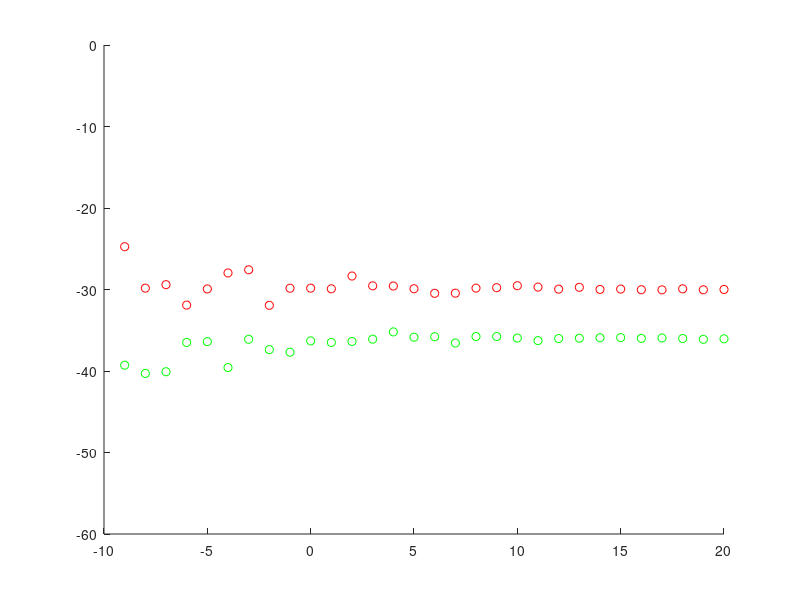
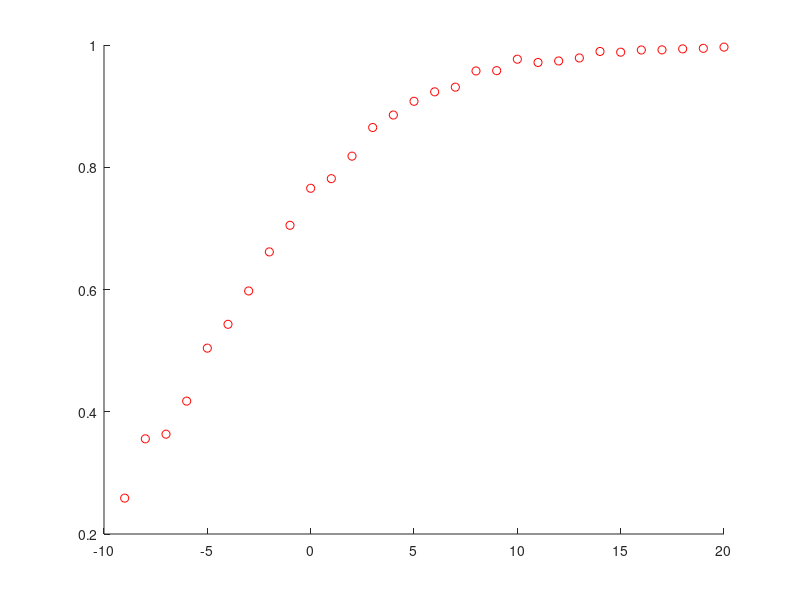

Here is the MATLAB script that generated these plots, in order:
%% Afric_Sim_test_espirit
clc;clear all;
%% Initializations
alpha = 1; %ground weighting factor
beta = 1;   %veg weighting factor
Pol_ground = [1;-1;0]/sqrt(2); 
% Pol_Cum_ground = [-1;0;0]/2; %ground
Pol_Cum_ground = [1;1;0;-1;0;0]/2; %ground
Pol_vegitation = [1;1;1]/sqrt(3); 
% Pol_Cum_vegitation = [1;1;1]/3; %vegitation
Pol_Cum_vegitation = [1;1;1;1;1;1]/3; %vegitation
ground_offset = pi/6; % ground interferomitry offset
vegitation_offset = pi/5;    % veg interferomitry offset
samples = 10;
Window = 200;    %size of window
Averaged_samples = 30;

phi1=zeros(Averaged_samples,1); phi2=zeros(Averaged_samples,1);
mag1=zeros(Averaged_samples,1); mag2=zeros(Averaged_samples,1);
phi3=zeros(Averaged_samples,1); phi4=zeros(Averaged_samples,1);
mag3=zeros(Averaged_samples,1); mag4=zeros(Averaged_samples,1);

%% Matrix Calculations
% Implimenting a window. Esprit and SR techniques
R1=zeros(3,3);
R2=R1;
% R11=zeros(3,3);
% R22=R11;
R11=zeros(6,6);
R22=R11;

% figure(3)
% hold on;

for Averaged_sample = 1:Averaged_samples;
    
    SNR(Averaged_sample)=Averaged_sample-10;
    Noise = (10^(-SNR(Averaged_sample)/20))/sqrt(3);
    
    for n = 1:samples
       
        g =  Pol_ground*(sqrt(-2*log(1-rand(1,Window))).*exp(1i*2*pi*rand(1,Window)));
        v =  Pol_vegitation*(sqrt(-2*log(1-rand(1,Window))).*exp(1i*2*pi*rand(1,Window)));
        
        s1 = alpha*g + beta*v;
        s2 = alpha*exp(1i*ground_offset)*g + beta*exp(1i*vegitation_offset)*v;
        
        s1_Noise = s1 + Noise*sqrt(-2*log(1-rand(3,Window))).*exp(1i*2*pi*rand(3,Window));
        s2_Noise = s2 + Noise*sqrt(-2*log(1-rand(3,Window))).*exp(1i*2*pi*rand(3,Window));
                        
        
%         p1=[s1_Noise(1,:).*s1_Noise(1,:)
%             s1_Noise(2,:).*s1_Noise(2,:)
%             s1_Noise(3,:).*s1_Noise(3,:)
%             s1_Noise(1,:).*s1_Noise(2,:)
%             s1_Noise(1,:).*s1_Noise(3,:)
%             s1_Noise(2,:).*s1_Noise(3,:)];
%         
%         p2=[s2_Noise(1,:).*s2_Noise(1,:)
%             s2_Noise(2,:).*s2_Noise(2,:)
%             s2_Noise(3,:).*s2_Noise(3,:)
%             s2_Noise(1,:).*s2_Noise(2,:)
%             s2_Noise(1,:).*s2_Noise(3,:)
%             s2_Noise(2,:).*s2_Noise(3,:)];
%         
%         R11 = p1*p1'/Window;
%         R22 = p1*p2'/Window;
                          
        p1=[s1_Noise(1,:)
            s1_Noise(2,:)
            s1_Noise(3,:)];
        
        p2=[s2_Noise(1,:)
            s2_Noise(2,:)
            s2_Noise(3,:)];
        
        R1 = p1*p1'/Window;
        R2 = p1*p2'/Window;

%         A=pinv(R11)*R22;
%         
%         [u,c] = eig(A);
%         
%         s1=abs(Pol_Cum_ground'*u);
%         [ss,kk]=sort(s1,'descend');
%         phi1(Averaged_sample)=phi1(Averaged_sample) + 0.5*angle(c(kk(1),kk(1)))/samples;
%         mag1(Averaged_sample)=mag1(Averaged_sample) + abs(c(kk(1),kk(1)))/samples;
%         
% %         plot(SNR(Averaged_sample),0.5*angle(c(kk(1),kk(1)))*180/pi,'b+');
%         
%         s2=abs(Pol_Cum_vegitation'*u);
%         [ss,kk]=sort(s2,'descend');
%         phi2(Averaged_sample) = phi2(Averaged_sample) + 0.5*angle(c(kk(1),kk(1)))/samples;
%         mag2(Averaged_sample) = mag2(Averaged_sample) + abs(c(kk(1),kk(1)))/samples;
        
        A=pinv(R1)*R2;
        
        [u,c] = eig(A);
        
        s1=abs(Pol_ground'*u);
        [ss,kk]=sort(s1,'descend');
        phi3(Averaged_sample)=phi3(Averaged_sample) + angle(c(kk(1),kk(1)))/samples;
        mag3(Averaged_sample)=mag3(Averaged_sample) + abs(c(kk(1),kk(1)))/samples;

%         plot(SNR(Averaged_sample),angle(c(kk(1),kk(1)))*180/pi,'ro');
        
        s2=abs(Pol_vegitation'*u);
        [ss,kk]=sort(s2,'descend');
        phi4(Averaged_sample) = phi4(Averaged_sample) + angle(c(kk(1),kk(1)))/samples;
        mag4(Averaged_sample) = mag4(Averaged_sample) + abs(c(kk(1),kk(1)))/samples;

    end     
end
%% Plotting Results

figure(1)
hold on;
% plot(SNR,phi1*180/pi,'b+');
plot(SNR,phi3*180/pi,'ro');
% plot(SNR,phi2*180/pi,'k+');
plot(SNR,phi4*180/pi,'go');
axis([-10 20 -60 0]);
hold off

figure(2)
hold on;
% plot(SNR,mag1,'b+');
plot(SNR,mag3,'ro');
hold off;
